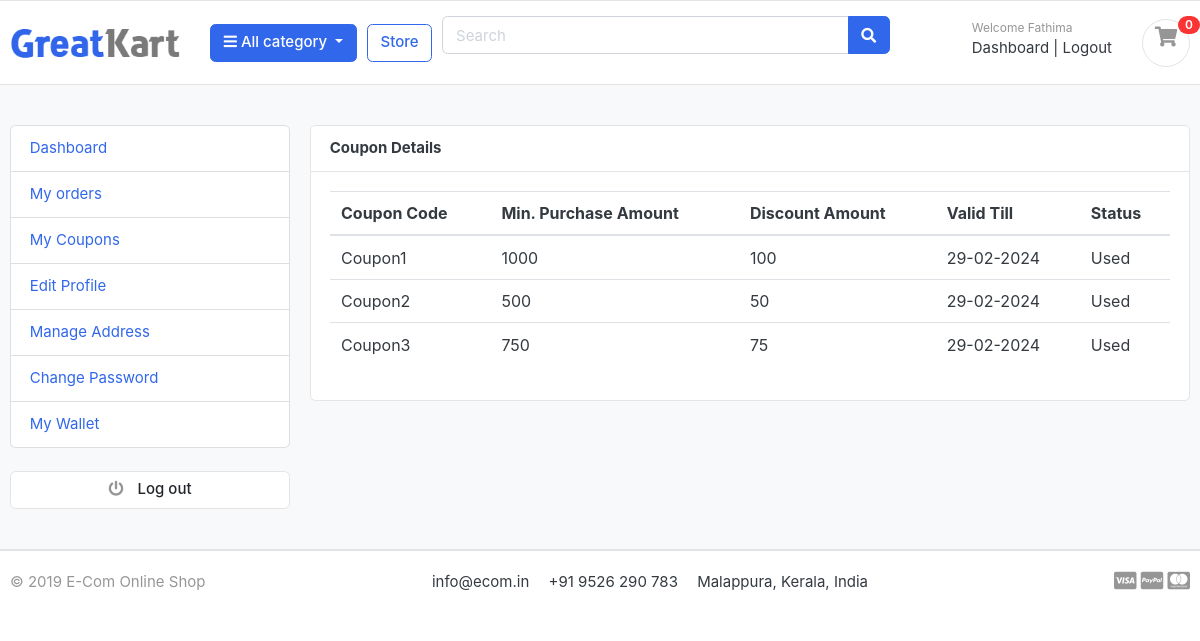
/accounts/my_coupons/ (signed in), run on the app's committed database.
### accounts/models.py (models this page shows, shortened)
class Account(AbstractBaseUser):
    first_name = models.CharField(max_length=50)
    last_name = models.CharField(max_length=50)
    username = models.CharField(max_length=50, unique=True)
    email = models.EmailField(max_length=100, unique=True)
    phone_number = models.CharField(max_length=12, unique=True, default='')
    wallet = models.FloatField(null=True, default=0.0)
    date_joined = models.DateTimeField(auto_now_add=True)
    last_login = models.DateTimeField(auto_now_add=True)
    is_admin = models.BooleanField(default=False)
    is_staff = models.BooleanField(default=False)
    is_active = models.BooleanField(default=True)
    is_superadmin = models.BooleanField(default=False)
    USERNAME_FIELD = 'email'
    REQUIRED_FIELDS = ['username', 'first_name', 'last_name']
    objects = MyAccountManager()
    class Meta:
        verbose_name = 'account'
        verbose_name_plural = 'accounts'

### carts/models.py (models this page shows, shortened)
class Coupons(models.Model):
    coupon_code = models.CharField(max_length=100, unique=True)
    description = models.TextField()
    minimum_amount = models.IntegerField(default=10000)
    discount = models.IntegerField(default=0)
    is_expired = models.BooleanField(default=False)
    valid_from = models.DateTimeField()
    valid_to = models.DateTimeField()

### accounts/views.py (the view)
# urls.py: path('my_coupons/', views.my_coupons, name='my_coupons'),
@login_required(login_url='login_user')
def my_coupons(request):
    if request.user.is_authenticated:
        coupons = Coupons.objects.all()
        user = request.user
        coupon_statuses = []
        for coupon in coupons:
            is_used = UserCoupons.objects.filter(coupon=coupon, user=user, is_used=True).exists()
            coupon_statuses.append("Used" if is_used else "Active")
        coupon_data = zip(coupons, coupon_statuses)
        context = {'coupon_data': coupon_data}
        return render(request, 'accounts/my-coupons.html', context)
    else:
        return redirect('login_user')

### carts/context_processors.py (called while the page is built)
def counter(request):
    cart_count = 0
    if 'admin' in request.path:
        return {}
    else:
        try:
            cart = Cart.objects.filter(cart_id = _cart_id(request))
            if request.user.is_authenticated:
                cart_items = CartItem.objects.all().filter(user=request.user)
            else:
                cart_items = CartItem.objects.all().filter(cart=cart[:1])
            for cart_item in cart_items:
                cart_count += cart_item.quantity
        except Cart.DoesNotExist:
            cart_count = 0
    return dict(cart_count=cart_count)

### carts/views.py (called while the page is built)
def _cart_id(request):
    cart = request.session.session_key
    if not cart:
        cart = request.session.create()
    return cart

### category/context_processors.py (called while the page is built)
def menu_links(request):
    links = Category.objects.all()
    return dict(links=links)

### category/models.py (called while the page is built)
    def get_url(self):
        return reverse('products_by_category', args=[self.slug])

### templates/accounts/my-coupons.html (shortened to what this page needs)
{% extends 'base.html' %}
{% load static %}
{% block content %}
<section class="section-conten padding-y bg">
    <div class="container">
        <div class="row">
            {% include 'includes/dashboard-sidebar.html' %}
            <main class="col-md-9">
                <article class="card">
                    <header class="card-header">
                        <strong class="d-inline-block mr-3">Coupon Details</strong>
                    </header>
                    <div class="card-body">
                        <div class="row">
                            <div class="col-md-12">
                                <table class="table">
                                    <thead>
                                        <tr>
                                            <th scope="col">Coupon Code</th>
                                            <th scope="col">Min. Purchase Amount</th>
                                            <th scope="col">Discount Amount</th>
                                            <th scope="col">Valid Till</th>
                                            <th scope="col">Status</th>
                                        </tr>
                                    </thead>
                                    <tbody>
                                        {% for coupon, status in coupon_data %}
                                        <tr>
                                            <td>{{ coupon.coupon_code }}</td>
                                            <td>{{ coupon.minimum_amount }}</td>
                                            <td>{{ coupon.discount }}</td>
                                            <td>{{ coupon.valid_to|date:"d-m-Y" }}</td>
                                            <td>{{ status }}</td>
                                        </tr>
                                        {% endfor %}
                                    </tbody>
                                </table>
                            </div>
                        </div>
                    </div>
                </article>
            </main>
        </div>
    </div>
</section>
{% endblock %}

### templates/includes/navbar.html (shortened to what this page needs)
{% load static %}
<header class="section-header">
    <section class="header-main border-bottom">
        <div class="container">
            <div class="row align-items-center">
                <div class="col-lg-2 col-md-3 col-6">
                    <a href="{% url 'home' %}" class="brand-wrap">
                        <img class="logo" src="{% static './images/logo.png' %}">
                    </a>
                </div>
                <div class="col-lg col-sm col-md col-6 flex-grow-0">
                    <div class="category-wrap dropdown d-inline-block float-right">
                        <button type="button" class="btn btn-primary dropdown-toggle" data-toggle="dropdown">
                            <i class="fa fa-bars"></i> All category
                        </button>
                    </div>
                </div>
                <a href="{% url 'store' %}" class="btn btn-outline-primary">Store</a>
                <div class="col-lg  col-md-6 col-sm-12 col">
                    <form action="{% url 'search' %}" class="search" method="GET">
                        <div class="input-group w-100">
                            <input type="text" class="form-control" style="width:60%;" placeholder="Search" name="keyword">
                            <div class="input-group-append">
                                <button class="btn btn-primary" type="submit">
                                    <i class="fa fa-search"></i>
                                </button>
                            </div>
                        </div>
                    </form>
                </div>
                <div class="col-lg-3 col-sm-6 col-8 order-2 order-lg-3">
                    <div class="d-flex justify-content-end mb-3 mb-lg-0">
                        {% if user.id %}
                        <div class="widget-header">
                            <small class="title text-muted">Welcome {{ user.first_name }} </small>
                            <div>
                                <a href="{% url 'dashboard' %}">Dashboard</a> <span class="dark-transp"> | </span>
                                <a href="{% url 'logout_user' %}">Logout</a>
                            </div>
                        </div>
                        {% endif %}
                        <a href="{% url 'cart' %}" class="widget-header pl-3 ml-3">
                            <div class="icon icon-sm rounded-circle border"><i class="fa fa-shopping-cart pt-2"></i>
                            </div>
                            <span class="badge badge-pill badge-danger notify">{{ cart_count }}</span>
                        </a>
                    </div>
                </div>
            </div>
        </div>
    </section>
</header>

### static/css/ui.css (style rules this page uses)
html { font-family: "Inter", sans-serif; font-size: 15px; }
.icon-xs, .icon-sm, .icon-md, .icon-lg { display: inline-block; text-align: center; flex-shrink: 0; flex-grow: 0; }
.icon-sm { width: 48px; height: 48px; line-height: 48px !important; font-size: 20px; }
.padding-y { padding-top: 40px; padding-bottom: 40px; }
article:after, .form-group:after { display: block; clear: both; content: ""; }
.bg { background-color: #f8f9fa; }
.header-main { position: relative; padding-top: 1rem; padding-bottom: 1rem; }
.brand-wrap .logo, .navbar-brand .logo { margin-right: 7px; max-height: 42px; display: inline-block; }
.widget-header { display: inline-block; vertical-align: middle; position: relative; }
.widget-header a { color: #343a40; }
.widget-header i { color: #969696; }
.widget-header .title { display: block; }
.widget-header .notify { position: absolute; top: -3px; right: -10px; }
.notify { position: absolute; top: -4px; right: -10px; display: inline-block; padding: 0.25em 0.6em; font-size: 12px; line-height: 1; text-align: center; border-radius: 3rem; color: #fff; background-color: #fa3434; }

### data on the page
Account: first_name "Fathima"
Coupons: coupon_code "Coupon1", minimum_amount "1000", discount "100", valid_to "29-02-2024", status "Used"
Coupons: coupon_code "Coupon2", minimum_amount "500", discount "50", valid_to "29-02-2024", status "Used"
Coupons: coupon_code "Coupon3", minimum_amount "750", discount "75", valid_to "29-02-2024", status "Used"

### other printed values
{{ cart_count }} "0"
